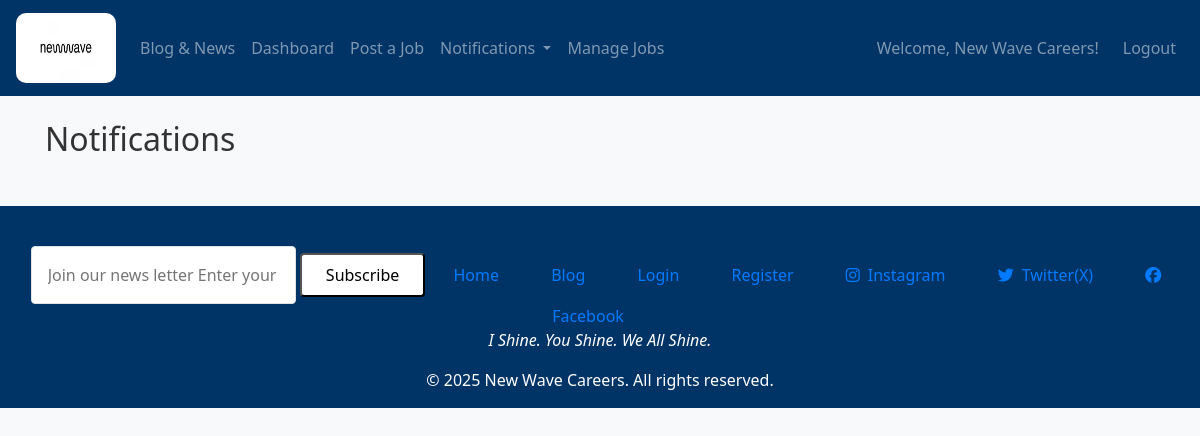
The app's page /notifications (signed in), older data.
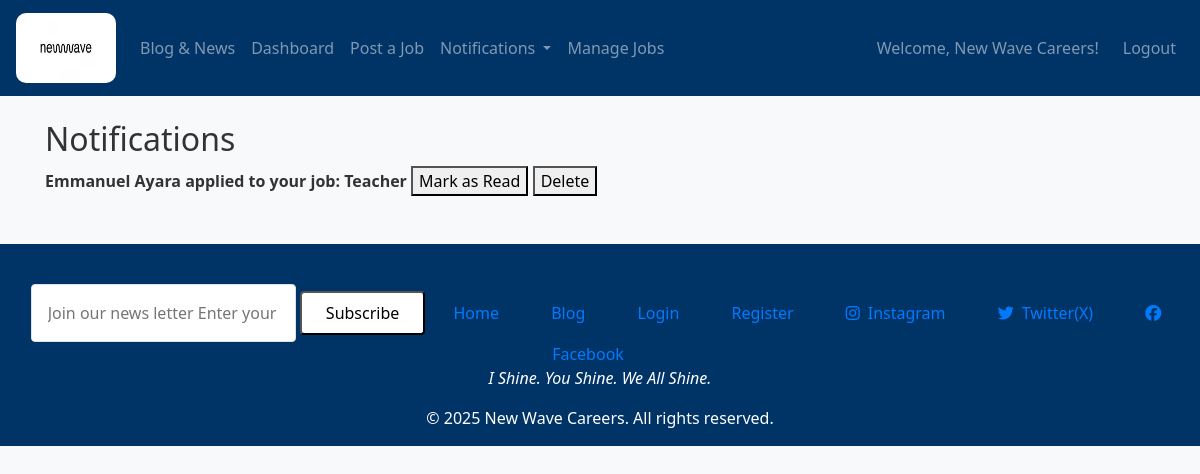
The same page, newer data.
### models.py (models this page shows)
class Notification(db.Model):
    id = db.Column(db.Integer, primary_key=True)
    user_id = db.Column(db.Integer, db.ForeignKey('user.id'))
    message = db.Column(db.String(500))
    read = db.Column(db.Boolean, default=False)
    timestamp = db.Column(db.DateTime, default=datetime.utcnow)

### routes.py (the view)
@app.route('/notifications')
@login_required
def notifications():
    user_notifications = Notification.query.filter_by(user_id=current_user.id).order_by(Notification.timestamp.desc()).all()
    return render_template('notifications.html', notifications=user_notifications, UserRole=UserRole)

### app.py (called while the page is built)
@app.after_request
def add_header(response):
    response.headers["Cache-Control"] = "no-store, no-cache, must-revalidate, max-age=0"
    return response

### models.py (called while the page is built)
@login_manager.user_loader
def load_user(user_id):
    return User.query.get(int(user_id))

### templates/notifications.html (shortened to what this page needs)
{% extends "layout.html" %}
{% block content %}
<h2>Notifications</h2>
{% for note in notifications %}
    <div class="{% if note.read %}text-muted{% else %}font-weight-bold{% endif %}">
        {{ note.message }}
        <form action="{{ url_for('mark_notification_as_read', notification_id=note.id) }}" method="post" style="display:inline;">
            <button type="submit">Mark as Read</button>
        </form>
        <form action="{{ url_for('delete_notification', notification_id=note.id) }}" method="post" style="display:inline;">
            <button type="submit">Delete</button>
        </form>
    </div>
{% endfor %}
{% endblock %}

Row changes from the older to the newer data that the page shows:
added Notification: message "Emmanuel Ayara applied to your job: Teacher"
